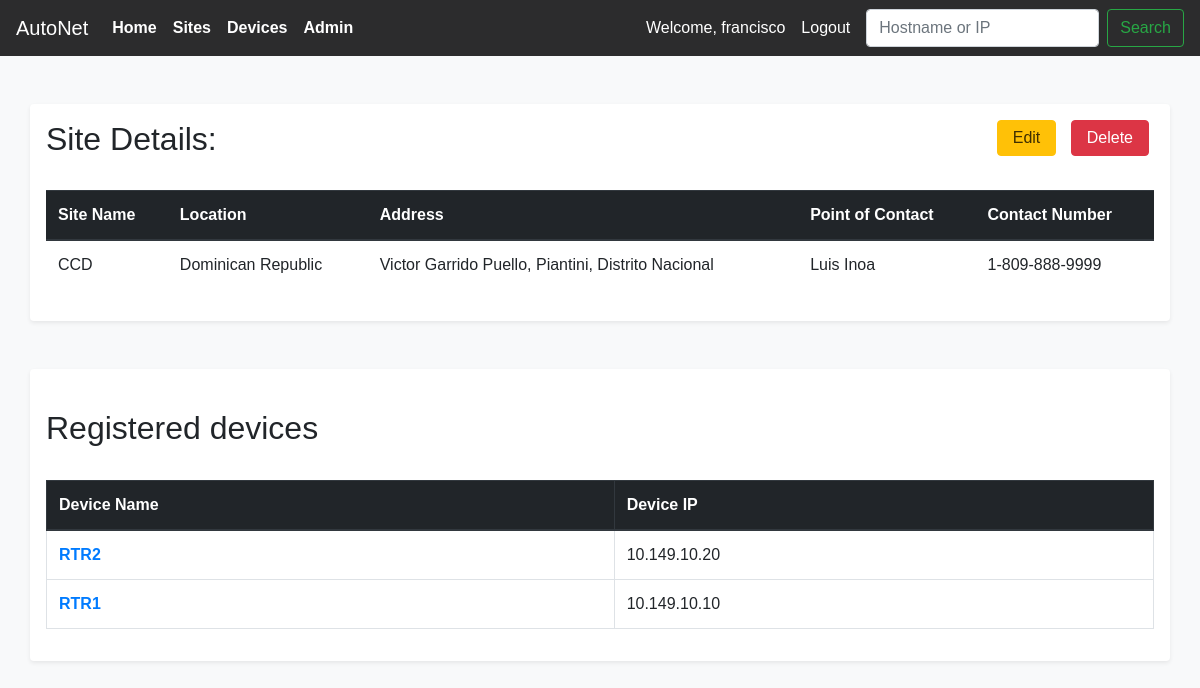
Page /sites/6 (signed in) on the earlier database version.
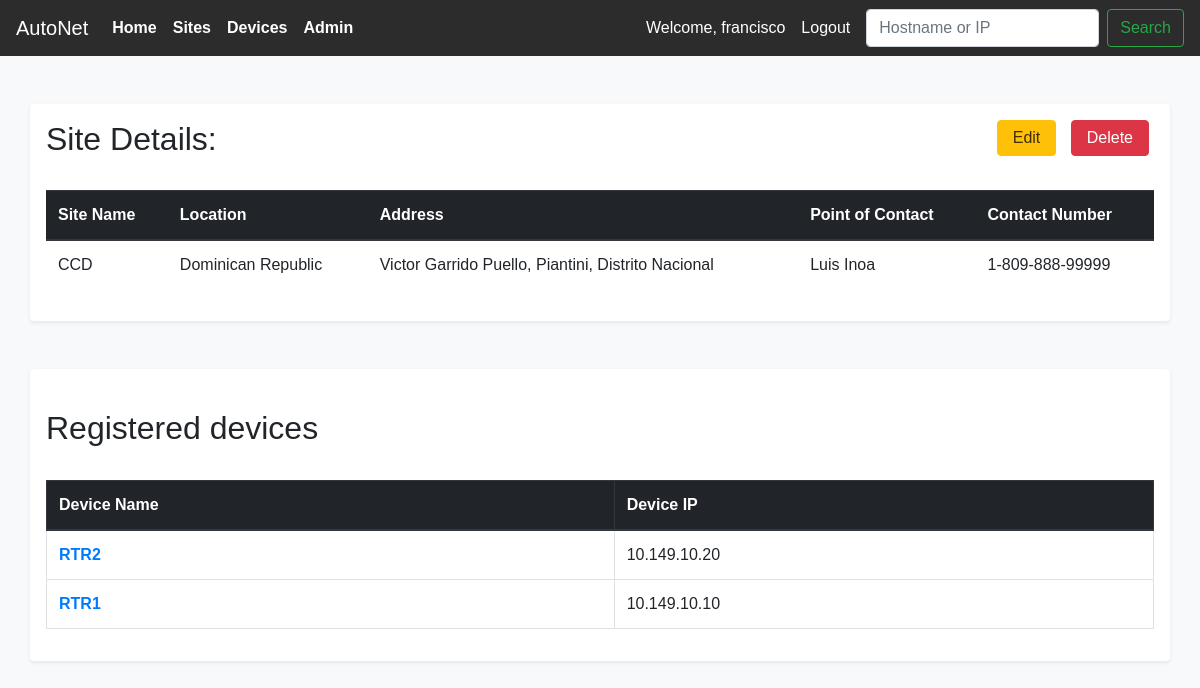
Same page on the later database version.
### main_app/models.py (models this page shows, shortened)
class Sites(models.Model):
    site_name = models.CharField(max_length=100)
    site_location = models.CharField(max_length=250)
    uuid = models.UUIDField( #used by the API to look up the record
                            db_index=True,
                            default=uuid_lib.uuid4,
                            editable=False)
    site_address = models.CharField(max_length=400, null=True)
    site_poc_name = models.CharField(max_length=100)
    site_poc_number = models.CharField(max_length=30)

### main_app/views.py (the view)
# urls.py: path('sites/<int:pk>', views.SitesDetailView.as_view(), name='sitesdetail'),
class SitesDetailView(LoginRequiredMixin, DetailView):
    context_object_name = 'sites_detail'
    model = models.Sites
    template_name = 'main_app/sites_detail.html'

### main_app/templates/main_app/sites_detail.html
{% extends 'main_app/main_app_base.html' %}
{%block content %}
<div class="container shadow-sm p-3 mb-5 bg-white rounded">
  <div class="float-right">
    <a href="{% url 'main_app:updatesite' pk=sites_detail.id%}">
      <button class="btn-class" id="btn-edit" type="submit">Edit</button>
    </a>
    <a href="{% url 'main_app:deletesite' pk=sites_detail.id%}">
      <button class="btn-class" id="btn-delete" type="submit">Delete</button>
    </a>
  </div>
  <h2>Site Details:</h2>
  <br>
  <table class="table">
    <thead  class="thead-dark">
      <th>Site Name</th>
      <th>Location</th>
      <th>Address</th>
      <th>Point of Contact</th>
      <th>Contact Number</th>
    </thead>
    <tr>
      <td>{{sites_detail.site_name}}</td>
      <td>{{sites_detail.site_location}}</td>
      <td>{{sites_detail.site_address}}</td>
      <td>{{sites_detail.site_poc_name}}</td>
      <td>{{sites_detail.site_poc_number}}</td>
    </tr>
  </table>
</div>
<div class="container shadow-sm p-3 mb-5 bg-white rounded">
  <br>
  <h2>Registered devices</h2>
  <br>
  <table class="table table-bordered">
    <thead  class="thead-dark">
      <th>Device Name</th>
      <th>Device IP</th>
    </thead>
    {% for device in sites_detail.devices.all %}
      <tr>
        <td><a href="{% url 'main_app:devicedetail' pk=device.id%}"><strong>{{device.device_name}}</strong></a></td>
        <td>{{device.device_ip}}</td>
      </tr>
    {% endfor %}
  </table>
</div>
{%endblock content %}

Differences in the rows shown:
changed Sites "CCD": site_poc_number "1-809-888-9999" → "1-809-888-99999"
